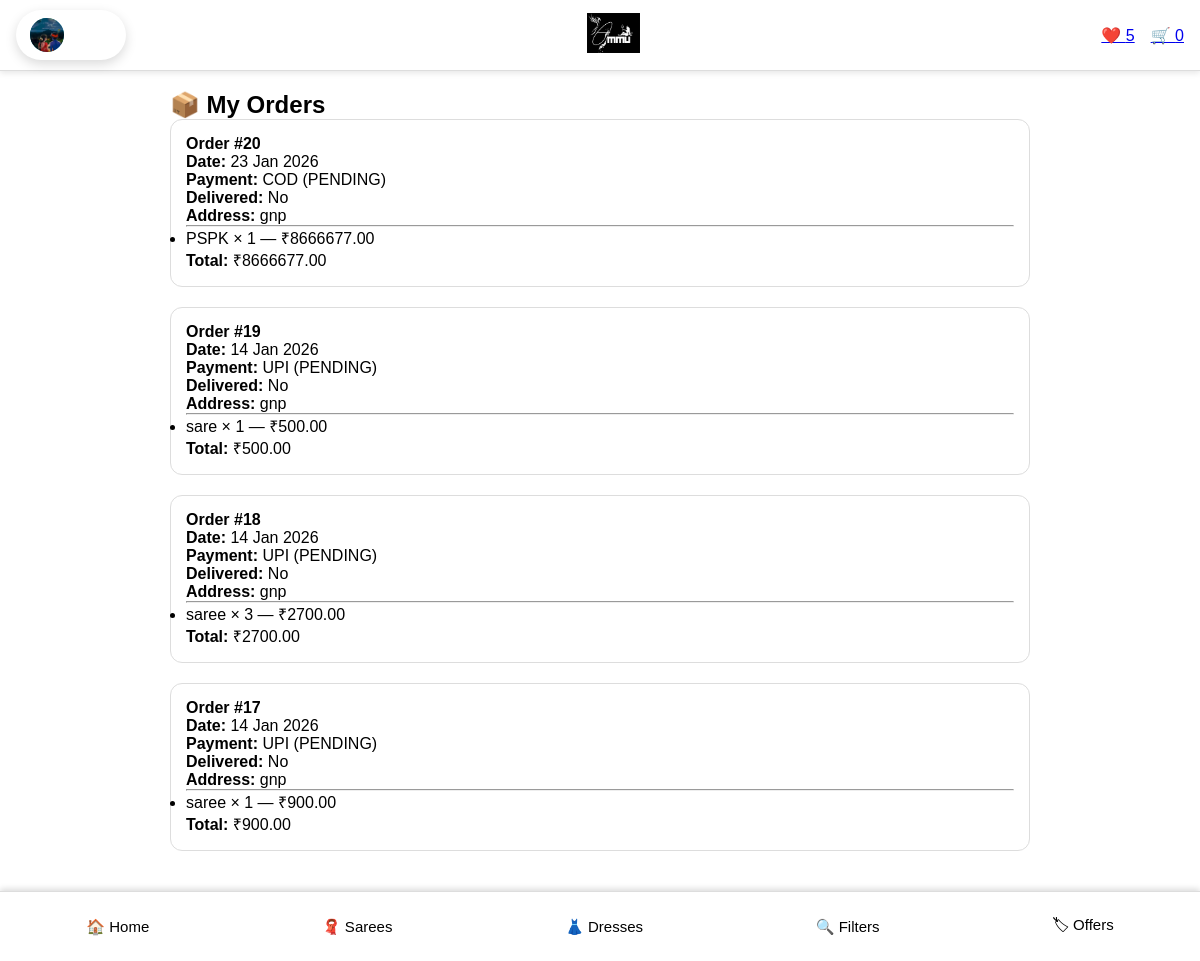
The app's page /my-orders/ (signed in) with its own data.
### shop/models.py (models this page shows, shortened)
class Profile(models.Model):
    user = models.OneToOneField(User, on_delete=models.CASCADE, related_name="profile")
    phone = models.CharField(max_length=20, blank=True)
    address = models.TextField(blank=True)
    profile_image = models.ImageField(
        upload_to="profiles/",
        blank=True,
        null=True
    )

class Order(models.Model):
    PAYMENT_METHODS = [
        ("COD", "Cash on Delivery"),
        ("RAZORPAY", "Razorpay"),
        ("UPI", "UPI"),
    ]
    PAYMENT_STATUS = [
        ("PENDING", "Pending"),
        ("PAID", "Paid"),
        ("FAILED", "Failed"),
    ]
    user = models.ForeignKey(User, on_delete=models.CASCADE)
    created_at = models.DateTimeField(auto_now_add=True)
    delivered = models.BooleanField(default=False)
    address = models.TextField(blank=True)
    payment_method = models.CharField(max_length=20, choices=PAYMENT_METHODS, default="COD")
    payment_status = models.CharField(max_length=20, choices=PAYMENT_STATUS, default="PENDING")
    razorpay_order_id = models.CharField(max_length=200, blank=True, null=True)
    razorpay_payment_id = models.CharField(max_length=200, blank=True, null=True)
    razorpay_signature = models.CharField(max_length=200, blank=True, null=True)
    def total_amount(self):
        return sum(item.subtotal() for item in self.items.all())

class OrderItem(models.Model):
    order = models.ForeignKey(Order, on_delete=models.CASCADE, related_name="items")
    product = models.ForeignKey(Product, on_delete=models.CASCADE)
    quantity = models.PositiveIntegerField(default=1)
    price = models.DecimalField(max_digits=10, decimal_places=2)
    def subtotal(self):
        return self.price * self.quantity

class Product(models.Model):
    CATEGORY_CHOICES = [
        ("sarees", "Sarees"),
        ("dress", "Dresses"),
        ("offers", "Offers"),
    ]
    name = models.CharField(max_length=255)
    category = models.CharField(max_length=50, choices=CATEGORY_CHOICES)
    price = models.DecimalField(max_digits=10, decimal_places=2)
    available = models.BooleanField(default=True)
    image = CloudinaryField("image", blank=True, null=True)
    description = models.TextField(blank=True)
    details = models.TextField(blank=True)
    show_on_homepage = models.BooleanField(default=True)
    is_offer = models.BooleanField(default=False)
    created_at = models.DateTimeField(auto_now_add=True)
    class Meta:
        ordering = ["-created_at"]

### shop/views.py (the view)
# urls.py: path("my-orders/", views.my_orders, name="my_orders"),
@login_required
def my_orders(request):
    orders = Order.objects.filter(user=request.user).order_by("-created_at")
    return render(request, "shop/my_orders.html", {
        "orders": orders
    })

### shop/context_processors.py (called while the page is built)
def user_counts(request):
    cart_count = 0
    wishlist_count = 0
    if request.user.is_authenticated:
        cart = request.session.get('cart', {})
        cart_count = sum(cart.values())  # sum of all quantities
        wishlist_count = Wishlist.objects.filter(user=request.user).count()
    return {
        'cart_count': cart_count,
        'wishlist_count': wishlist_count,
    }

### templates/shop/my_orders.html (shortened to what this page needs)
{% extends "shop/base.html" %}
{% block content %}
<div style="max-width:900px;margin:auto;padding:20px;">
  <h2>📦 My Orders</h2>
  {% if orders %}
    {% for order in orders %}
      <div style="border:1px solid #ddd;padding:15px;margin-bottom:20px;border-radius:12px;">
        <h4>Order #{{ order.id }}</h4>
        <p><b>Date:</b> {{ order.created_at|date:"d M Y" }}</p>
        <p><b>Payment:</b> {{ order.payment_method }} ({{ order.payment_status }})</p>
        <p><b>Delivered:</b> {{ order.delivered|yesno:"Yes,No" }}</p>
        <p><b>Address:</b> {{ order.address }}</p>
        <hr>
        <ul>
          {% for item in order.items.all %}
            <li>
              {{ item.product.name }} × {{ item.quantity }}
              — ₹{{ item.subtotal }}
            </li>
          {% endfor %}
        </ul>
        <p><b>Total:</b> ₹{{ order.total_amount }}</p>
      </div>
    {% endfor %}
  {% else %}
    <p>No orders yet.</p>
  {% endif %}
</div>
{% endblock %}

### templates/shop/base.html (shortened to what this page needs)
{% load static %}
<!DOCTYPE html>
<html lang="en">
<head>
    <link rel="stylesheet" href="{% static 'shop/css/styles.css' %}" />
    <link rel="stylesheet"
          href="https://cdnjs.cloudflare.com/ajax/libs/font-awesome/6.5.0/css/all.min.css"/>
</head>
<body>
<nav class="top-nav">
    <div class="profile-wrapper">
        <button class="profile-btn" onclick="toggleProfile()">
            <div class="avatar">
                {% if user.is_authenticated %}
                    {% if user.profile.profile_image %}
                        <img src="{{ user.profile.profile_image.url }}">
                    {% else %}
                        {{ user.username|slice:":1"|upper }}
                    {% endif %}
                {% else %}
                    <i class="fa fa-user"></i>
                {% endif %}
            </div>
            <span>Profile</span>
        </button>
    </div>
    <a href="{% url 'home' %}">
        <img src="{% static 'shop/images/ammuu logo.jpg' %}" height="40">
    </a>
    <div class="top-nav-right">
      {% if user.is_authenticated %}
        <a href="{% url 'wishlist' %}">❤️ {{ wishlist_count }}</a>
        <a href="{% url 'cart' %}">🛒 {{ cart_count }}</a>
      {% endif %}
    </div>
</nav>
{% block content %}{% endblock %}
<nav class="bottom-nav">
    <a href="{% url 'home' %}">🏠 Home</a>
    <a href="{% url 'category' 'sarees' %}">🧣 Sarees</a>
    <a href="{% url 'category' 'dresses' %}">👗 Dresses</a>
    <span onclick="toggleFilters()">🔍 Filters</span>
    <a href="{% url 'offers' %}">🏷 Offers</a>
</nav>
</body>
</html>

### static/shop/css/styles.css (style rules this page uses)
:root { --bg: #ffffff; --primary: #0b7285; --radius: 12px; }
* { box-sizing: border-box; margin: 0; padding: 0; }
body { font-family: 'Josefin Sans', sans-serif; color: #000; background: var(--bg); }
.top-nav { display: flex; justify-content: space-between; align-items: center; padding: 10px 20px; background: #f8f8f8; border-bottom: 1px solid #ddd; position: sticky; top: 0; z-index: 1000; }
.profile-wrapper { position: relative; }
.profile-btn { background: none; border: none; cursor: pointer; display: flex; align-items: center; gap: 8px; font-size: 14px; }
.avatar { width: 34px; height: 34px; border-radius: 50%; background: linear-gradient(135deg, #0b7285, #22b8cf); color: #fff; display: flex; align-items: center; justify-content: center; font-weight: bold; font-size: 14px; }
.bottom-nav { position: fixed; bottom: 0; left: 0; width: 100%; height: 70px; background: #fff; border-top: 1px solid #ddd; box-shadow: 0 -2px 10px rgba(0,0,0,0.1); display: flex; justify-content: space-around; align-items: center; z-index: 1000; }
.bottom-nav a { text-decoration: none; font-size: 14px; color: #6b21a8; display: flex; flex-direction: column; align-items: center; gap: 4px; }
.profile-btn { display: flex; align-items: center; gap: 8px; background: linear-gradient(135deg, #0b7285, #20c997); color: #fff; border: none; padding: 8px 14px; border-radius: 30px; font-size: 14px; cursor: pointer; transition: all 0.3s ease; box-shadow: 0 4px 12px rgba(0,0,0,0.15); }

### templates/shop/base.html (style rules this page uses)
body { margin: 0; padding-bottom: 70px; }
.profile-wrapper { position: relative; }
.profile-btn { background: none; border: none; cursor: pointer; display: flex; align-items: center; gap: 8px; }
.avatar { width: 34px; height: 34px; border-radius: 50%; background: linear-gradient(135deg, #0b7285, #22b8cf); color: #fff; display: flex; align-items: center; justify-content: center; font-weight: bold; overflow: hidden; }
.avatar img { width: 100%; height: 100%; object-fit: cover; }
.top-nav { display: flex; justify-content: space-between; align-items: center; padding: 10px 16px; background: #fff; box-shadow: 0 2px 6px rgba(0,0,0,0.1); position: sticky; top: 0; z-index: 3000; }
.top-nav-right { display: flex; align-items: center; gap: 16px; }
.bottom-nav { position: fixed; bottom: 0; left: 0; right: 0; background: #fff; display: flex; justify-content: space-around; padding: 12px 0; box-shadow: 0 -2px 6px rgba(0,0,0,0.15); z-index: 4000; }
.bottom-nav a, .bottom-nav span { text-decoration: none; color: #000; cursor: pointer; font-size: 15px; }

### records on screen
Order: id "20", created_at "23 Jan 2026", payment_method "COD", payment_status "PENDING", delivered "No", address "gnp", total_amount "8666677.00"
OrderItem: product.name "PSPK", quantity "1", subtotal "8666677.00"
Order: id "19", created_at "14 Jan 2026", payment_method "UPI", payment_status "PENDING", delivered "No", address "gnp", total_amount "500.00"
OrderItem: product.name "sare", quantity "1", subtotal "500.00"
Order: id "18", created_at "14 Jan 2026", payment_method "UPI", payment_status "PENDING", delivered "No", address "gnp", total_amount "2700.00"
OrderItem: product.name "saree", quantity "3", subtotal "2700.00"
Order: id "17", created_at "14 Jan 2026", payment_method "UPI", payment_status "PENDING", delivered "No", address "gnp", total_amount "900.00"
OrderItem: product.name "saree", quantity "1", subtotal "900.00"

### other values on screen
{{ wishlist_count }} "5"
{{ cart_count }} "0"
